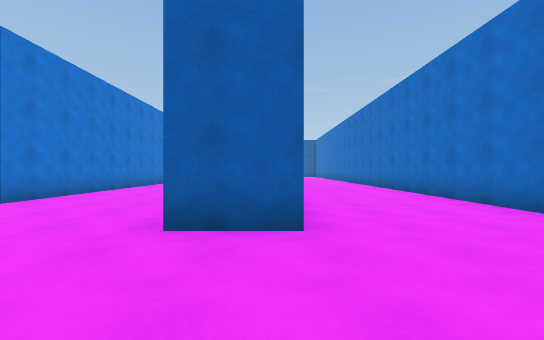
View 1 (above)

24 first-person views from a walk through a Unity game level. The camera is 1.3 m above the floor, looks level and sees 90° across. The floor is counted in squares, 2 m on a side. Each view is taken from the middle of a square. On the plan, view 1 faces up. The plan holds only what a view shows up to about 9 squares ahead; the rest is blank. The place goes on beyond the plan. The player is left out.

View 2
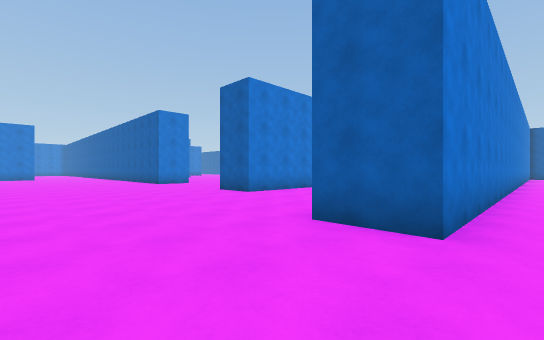

View 3
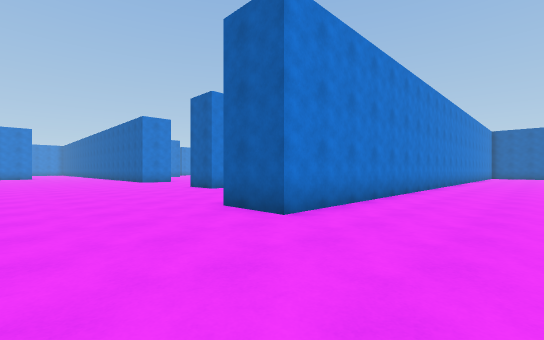

View 4
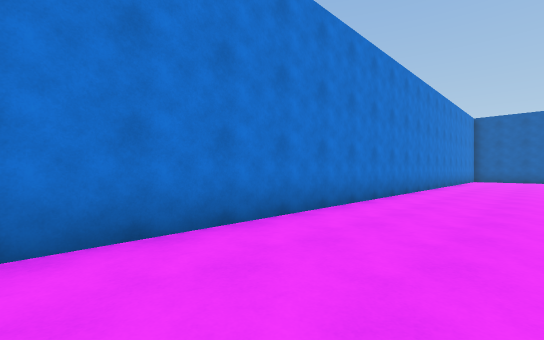

View 5
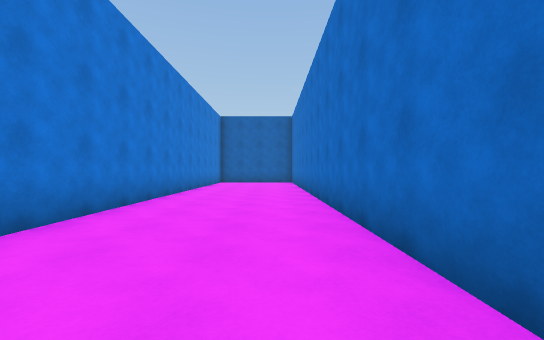

View 6
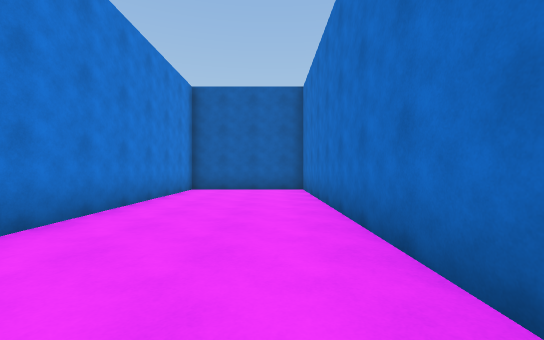

View 7
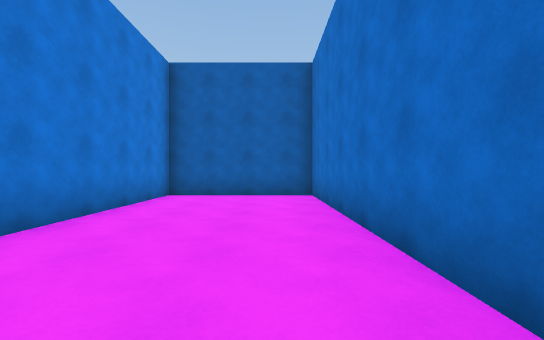

View 8
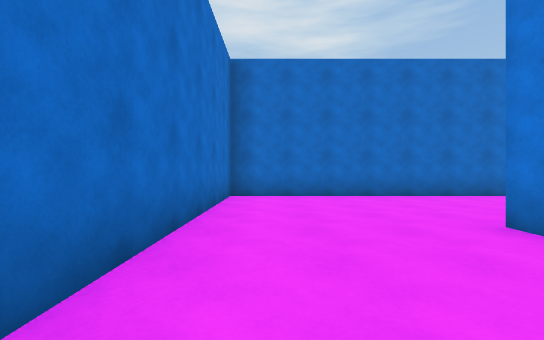

View 9
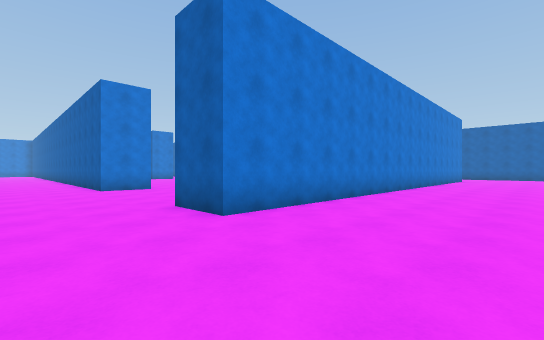

View 10
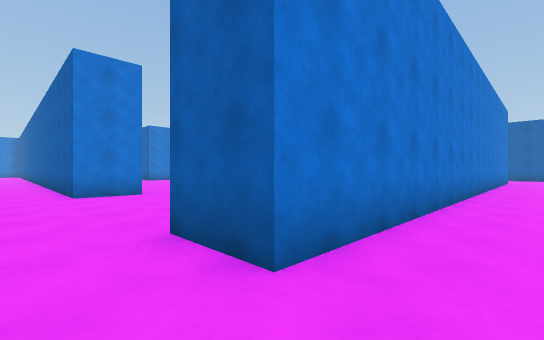

View 11
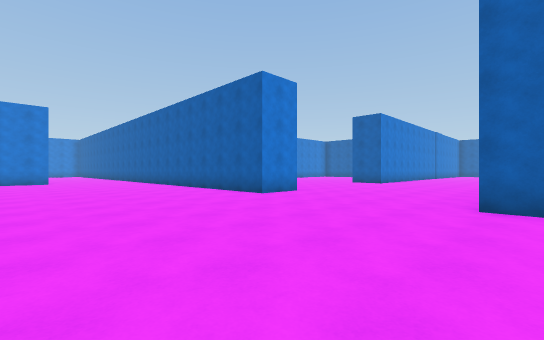

View 12
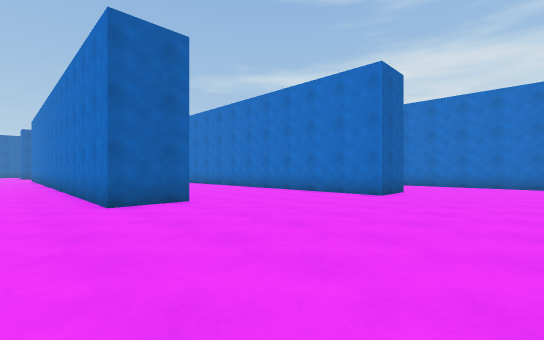

View 13
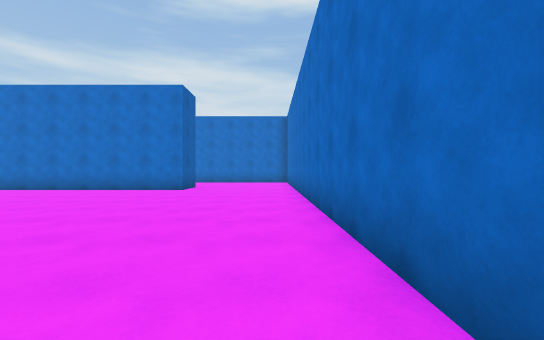

View 14
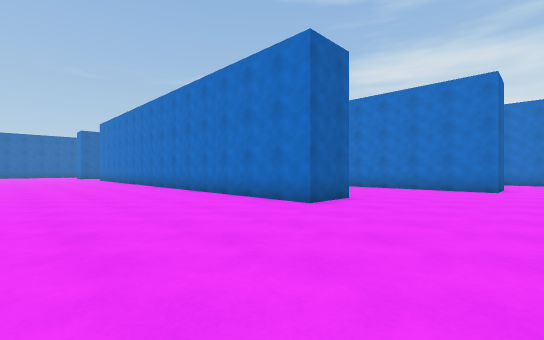

View 15
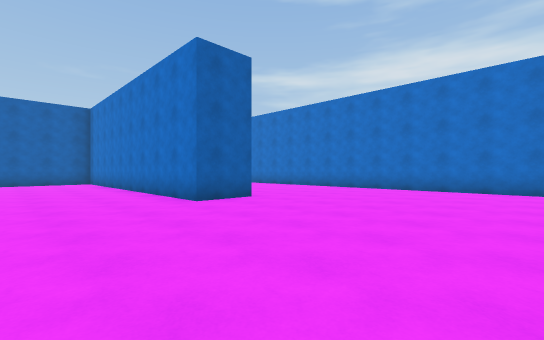

View 16
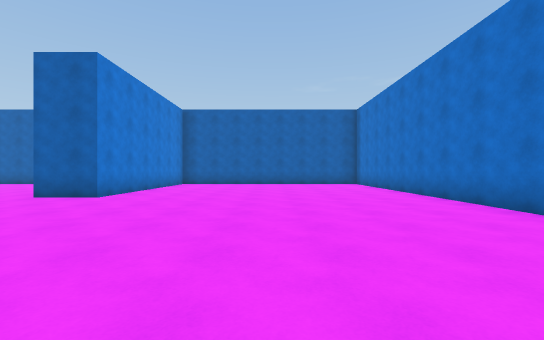

View 17
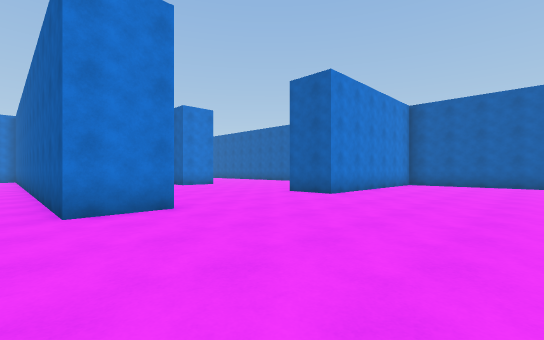

View 18
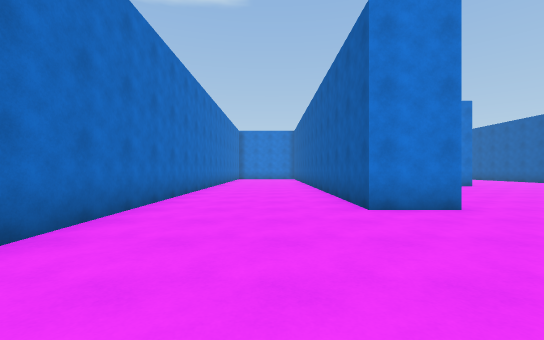

View 19
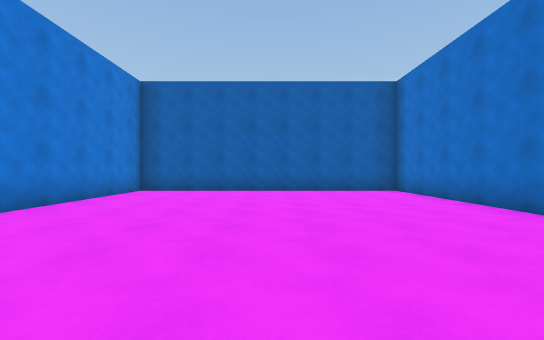

View 20
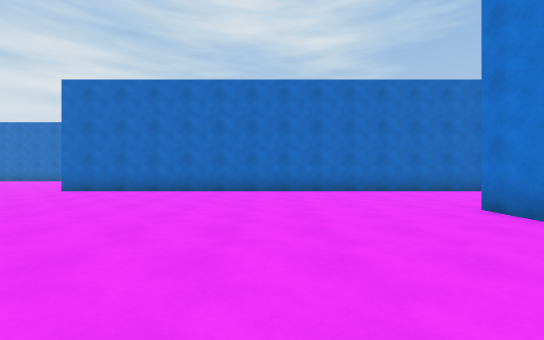

View 21
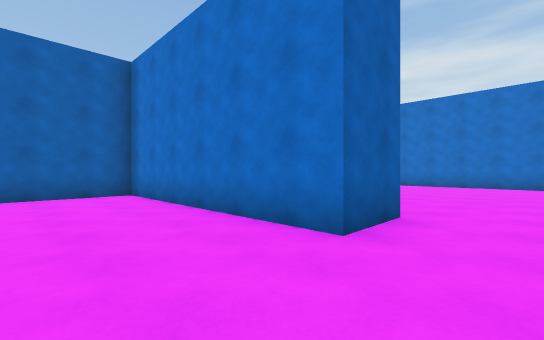

View 22
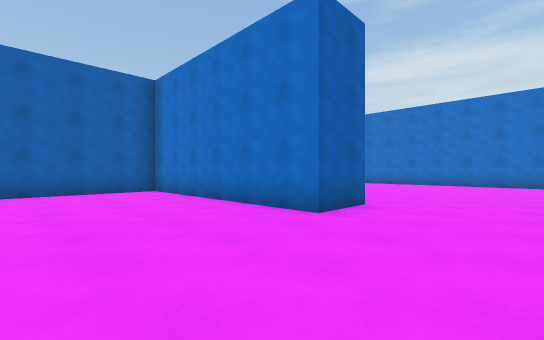

View 23
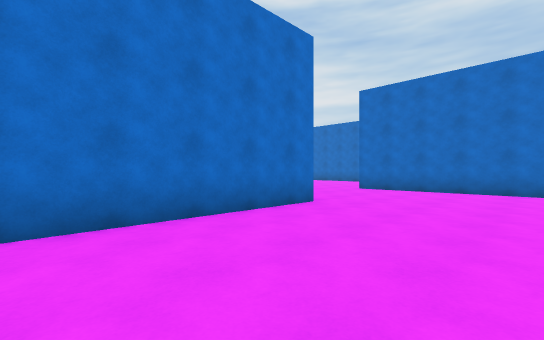

View 24
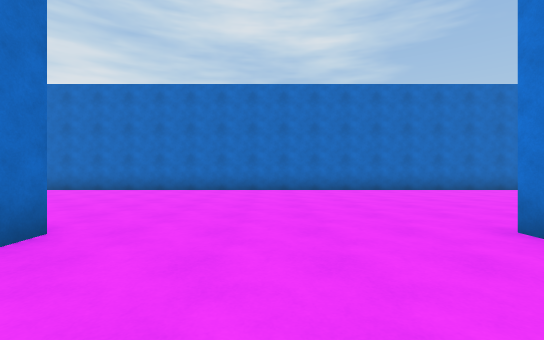

### Floor plan
Points are (right, up) in squares from view 1. A wall is a line through its corners. A room is listed if a view was taken in it or the views show most of it. See-through windows are left out.
Room 1 (views 1, 2, 3, 4, 5, 6, 7, 8, 9, 10, 11, 12, 13, 14, 15, 16, 17, 18, 19, 20, 21, 22, 23, 24)
walls: (-11.5, 13.1) (-13.1, 13.1) (-13.1, 22.5) (-21.1, 22.5) (-21.1, 16.4) (-22.6, 16.4) (-22.6, 22.5) (-26, 22.5); (-5.2, 15.6) (-5.2, 5.2) (-6.7, 5.2) (-6.7, 11.5); (-21.4, 12.1) (-21.4, 10.6) (-26.5, 10.6); (4, 12) (4, 25) (0.3, 25) (0.3, 2.9) (-1.2, 2.9) (-1.2, 8.9); (-26, 12.1) (-22.1, 12.1); (-17, -0.8) (4, -0.8) (4, 9); (-26, 6.7) (-11.6, 6.7) (-11.6, 5.2) (-15.6, 5.2)

Positions as (right, up) in squares from view 1, and headings:
1: (0, 0), facing up
2: (1, 0), facing up-left
3: (3, 0), facing up-left
4: (3, 7), facing up-left
5: (3, 11), facing up
6: (3, 16), facing up
7: (3, 18), facing up
8: (3, 6), facing down
9: (-2, 3), facing up-left
10: (-4, 4), facing up-left
11: (-6, 0), facing up-left
12: (-8, 0), facing up-right
13: (-10, 0), facing right
14: (-11, 2), facing up-right
15: (-16, 8), facing up-right
16: (-17, 10), facing up
17: (-17, 10), facing up-left
18: (-17, 9), facing left
19: (-17, 14), facing up
20: (-18, 15), facing down
21: (-25, 15), facing up-right
22: (-26, 14), facing up-right
23: (-26, 21), facing down-right
24: (-9, 8), facing down
